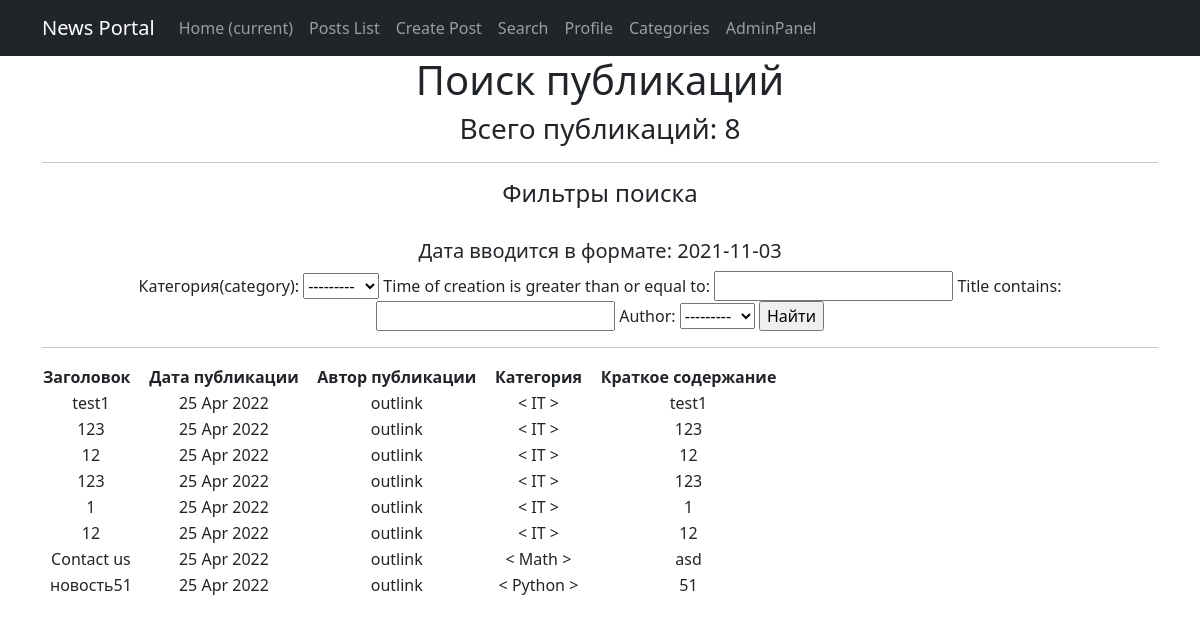
Page /posts/search/ on the earlier database version.
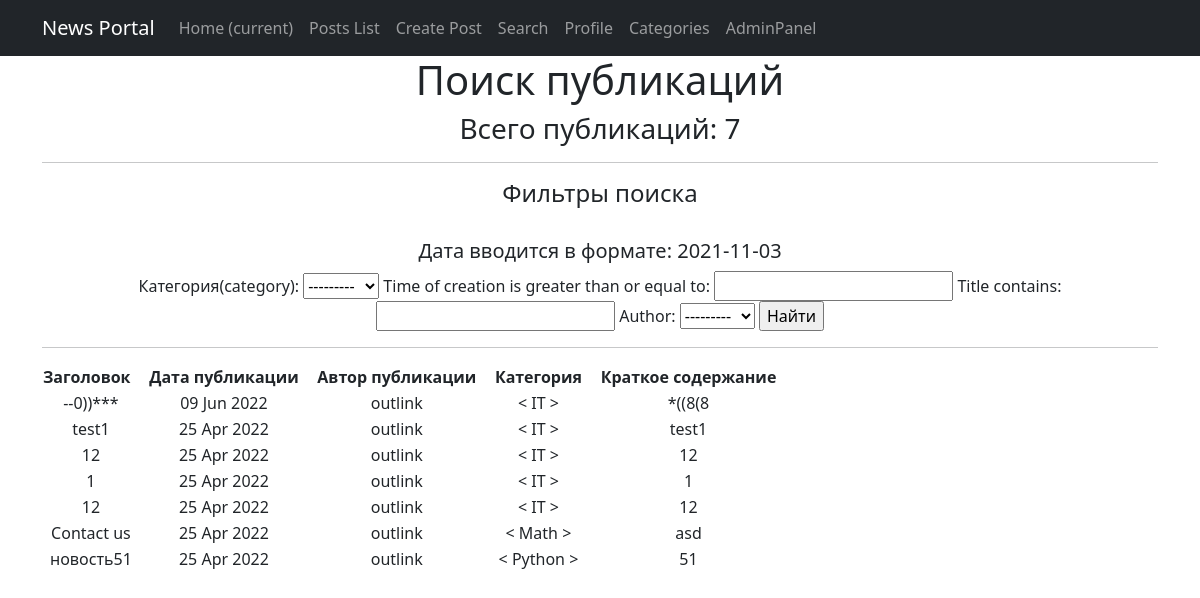
Same page on the later database version.
### news/models.py (models this page shows, shortened)
class Post(models.Model):
    objects = None
    article = 'AR'
    news = 'NW'
    kind = [
        (article, 'Статья'),
        (news, 'Новость')
    ]
    author = models.ForeignKey(Author, on_delete=models.CASCADE)
    view = models.CharField(max_length=2, choices=kind, default=article)
    time_of_creation = models.DateTimeField(auto_now_add=True)
    post_category = models.ForeignKey(Category, on_delete=models.CASCADE, verbose_name='Категория(category)')
    title = models.CharField(max_length=128)
    text = models.TextField()
    post_rating = models.IntegerField(default=0)
    class Meta:
        verbose_name = 'Публикация'
        verbose_name_plural = 'Публикации'

class Author(models.Model):
    author_user = models.OneToOneField(User, on_delete=models.CASCADE)
    author_rating = models.IntegerField(default=0)
    class Meta:
        verbose_name = 'Автор'
        verbose_name_plural = 'Авторы'
    def __str__(self):
        return f'{self.author_user}'

class Category(models.Model):
    objects = None
    name = models.CharField(max_length=64, unique=True)
    subscribers = models.ManyToManyField(User, through='CategorySubscribers')
    class Meta:
        verbose_name = 'Категория'
        verbose_name_plural = 'Категории'
    def __str__(self):
        return f'{self.name}'

### news/views.py (the view)
# urls.py: path('search/', PostsSearch.as_view(), name='search'),
class PostsSearch(ListView):
    model = Post
    template_name = 'news/search.html'
    context_object_name = 'posts_search'
    ordering = ['-time_of_creation']
    def get_context_data(self, **kwargs):
        context = super().get_context_data(**kwargs)
        context['filter'] = PostFilter(self.request.GET, queryset=self.get_queryset()) # вписываем наш фильтр в контекст
        return context

### news/templatetags/custom_filters.py (called while the page is built)
@register.filter(name='censor')
def censor(value):
    censor_list = ['мат']
    text = value.split()
    for word in text:
        if word.lower() in censor_list:
            value = value.replace(word, '[CENSORED]')
    return value

### templates/news/search.html (shortened to what this page needs)
{% extends 'default.html' %}
{% load custom_filters %}
{% block content %}
    <h1>Поиск публикаций</h1>
    <h3><p align="center">Всего публикаций: {{ posts_search|length }}</p></h3>
    <hr>
    <h4>Фильтры поиска</h4>
    <br>
    <h5>Дата вводится в формате: 2021-11-03</h5>
    <form method="GET">
        {{ filter.form }}
        <input type="submit" value="Найти">
    </form>
    <hr>
    {% if posts_search %}
       <table>
           <thead>
              <th>
                  <b>Заголовок &nbsp </b>
              </th>
              <th>
                  <b> &nbsp Дата публикации &nbsp </b>
              </th>
              <th>
                  <b> &nbsp Автор публикации &nbsp </b>
              </th>
              <th>
                  <b> &nbsp Категория &nbsp </b>
              </th>
              <th>
                  <b> &nbsp Краткое содержание &nbsp</b>
              </th>
           </thead>
      {% for post in filter.qs %}
          <tr>
              <td>
                  {{ post.title|censor }}
              </td>
              <td>
                  {{ post.time_of_creation|date:'d M Y'}}
              </td>
              <td>
                  {{ post.author }}
              </td>
              <td>
                  < {{ post.post_category }} >
              </td>
              <td>
                  {{ post.text|truncatechars:50|censor }}
              </td>
          </tr>
      {% endfor %}
      </table>
    <br>
    {% else %}
      <h2>Публикаций нет!</h2>
    {% endif %}
{% endblock content %}

### templates/default.html (shortened to what this page needs)
<!DOCTYPE html>
<html lang="en">
    <head>
        {% load static %}
        {% load cache %}
        <link href="{% static 'css/styles.css'%}" rel="stylesheet" />
    </head>
    <body>
        {% cache 60 navbar %}
        <nav class="navbar navbar-expand-lg navbar-dark bg-dark static-top">
            <div class="container">
                <a class="navbar-brand" href="#">News Portal</a>
                <div class="collapse navbar-collapse" id="navbarResponsive">
                    <ul class="navbar-nav ml-auto">
                        <li class="nav-item active">
                            <a class="nav-link" href="/">Home
                                <span class="sr-only">(current)</span>
                            </a>
                        </li>
                        <li class="nav-item">
                            <a class="nav-link" href="/posts/">Posts List</a>
                        </li>
                        <li class="nav-item">
                            <a class="nav-link" href="/posts/add/">Create Post</a>
                        </li>
                        <li class="nav-item">
                            <a class="nav-link" href="/posts/search/">Search</a>
                        </li>
                        <li class="nav-item">
                            <a class="nav-link" href="/account/profile/">Profile</a>
                        </li>
                        <li class="nav-item">
                            <a class="nav-link" href="/posts/categories/">Categories</a>
                        </li>
                        <li class="nav-item">
                            <a class="nav-link" href="http://127.0.0.1:8000/admin">AdminPanel</a>
                        </li>
                    </ul>
                </div>
            </div>
        </nav>
        {% endcache %}
        <div class="container">
            <div class="row">
                <div class="col-lg-12 text-center">
                    {% block content %}{% endblock content %}
                </div>
            </div>
        </div>
    </body>
</html>

Differences in the rows shown:
removed Post: title|censor "123", time_of_creation "25 Apr 2022", author "outlink", post_category "IT", text|censor "123"
removed Post: title|censor "123", time_of_creation "25 Apr 2022", author "outlink", post_category "IT", text|censor "123"
added Post: title|censor "--0))***", time_of_creation "09 Jun 2022", author "outlink", post_category "IT", text|censor "*((8(8"
Other differences:
{{ posts_search|length }}: "8" → "7"
